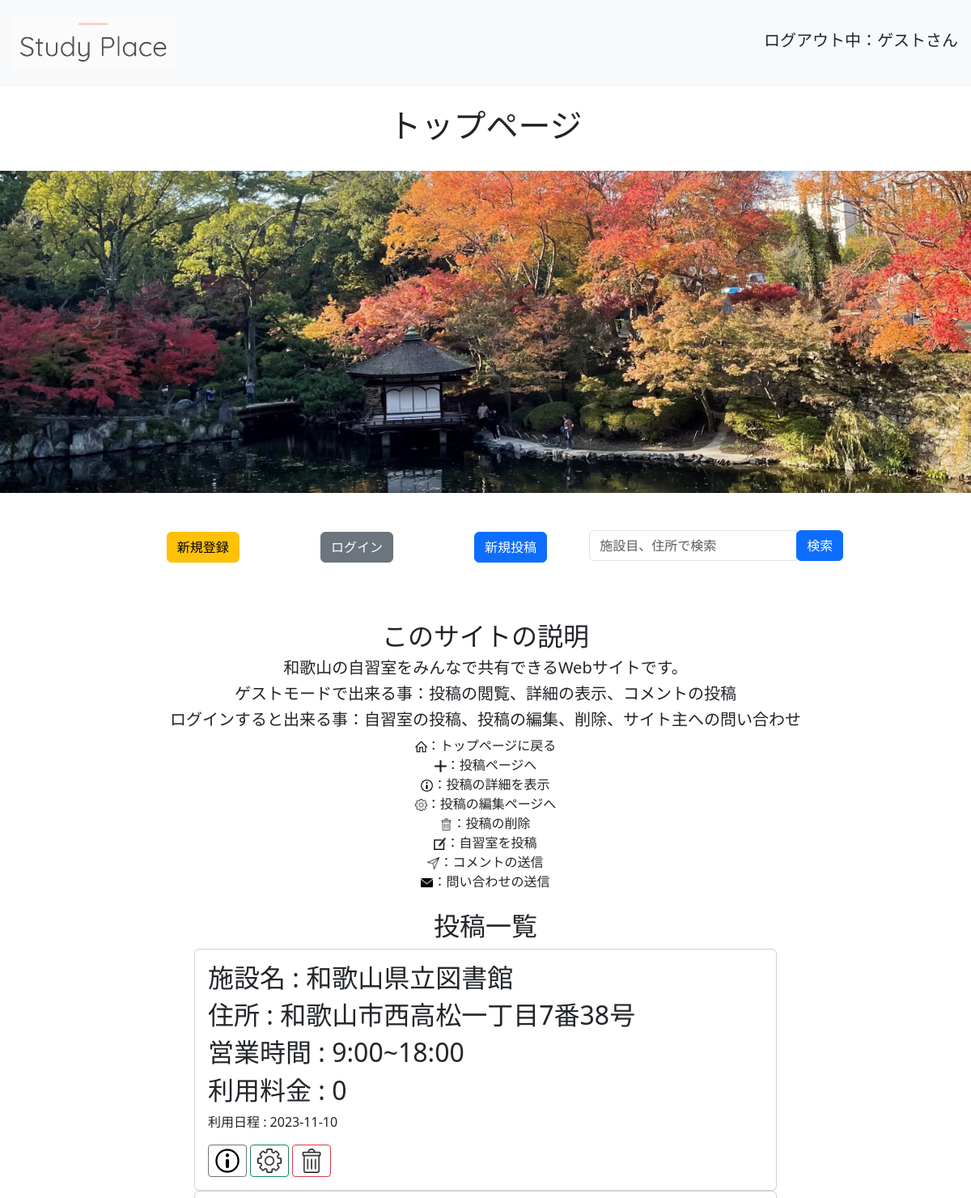
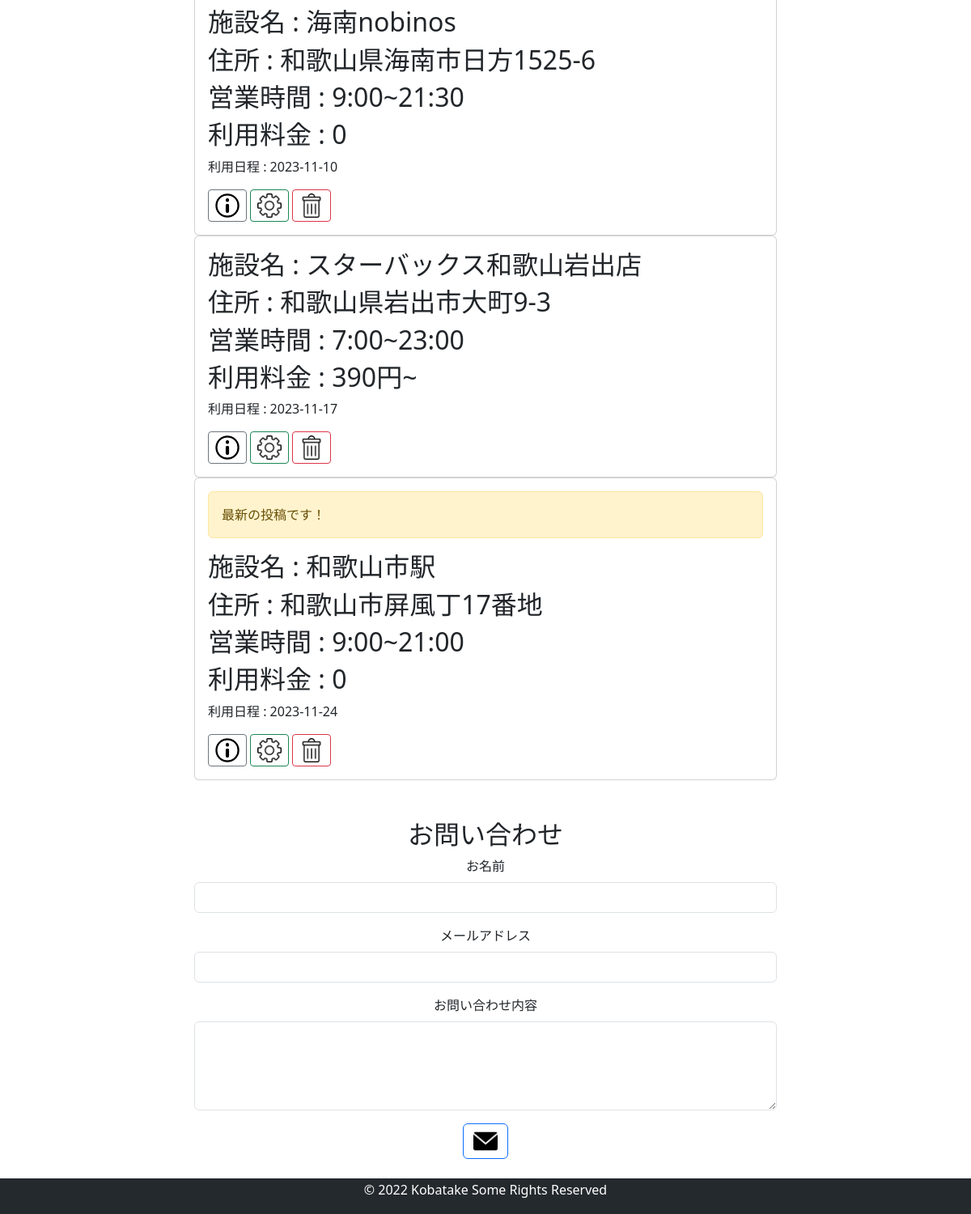
The page / on the database its author committed (2 pictures, top to bottom).
### app.py (models this page shows, shortened)
class Post(db.Model):
    id = db.Column(db.Integer, primary_key=True)
    title = db.Column(db.String(30), nullable=False)
    detail = db.Column(db.String(200))
    due = db.Column(db.DateTime, nullable=False)
    place = db.Column(db.String(50), nullable=False)
    time = db.Column(db.String(30), nullable=False)
    money = db.Column(db.String(30), nullable=False)
    user_id = db.Column(db.Integer, db.ForeignKey('user.id'), nullable=False)  # 外部キー：ユーザー情報
    comments = db.relationship('Comment', backref='post', lazy=True, cascade='all, delete-orphan')

### app.py (the view, shortened to what this page needs)
@app.route('/', methods=['GET', 'POST'])
def index():
    if request.method == 'GET':
        posts = Post.query.order_by(Post.due).all()
        return render_template('index.html', posts=posts, today=date.today(), is_recent=is_recent)

### app.py (called while the page is built)
def is_recent(due_date, today):
    return 0 <= (today - due_date.date()).days <= 7

### templates/index.html (shortened to what this page needs)
{%extends 'base.html' %}
{% block body %}
<br>
<h1><div style="text-align: center;">トップページ</dvi></h1>
<br>
<img src="static/img/fall.jpg" style="width:100%">
<div style="text-align: center;">
<a class="btn btn-warning m-5" href="/signup" role="button">新規登録</a>
{% if current_user.is_authenticated %}
    <a class="btn btn-secondary m-5" href="/logout" role="button">ログアウト</a>
{% else %}
    <a class="btn btn-secondary m-5" href="/login" role="button">ログイン</a>
{% endif %}
    <a class="btn btn-primary m-5" href="/create" role="button">新規投稿</a>
  <form method="post" action="/" style="display: inline-block;">
    <div class="input-group" style="text-align: center;">
      <input type="text" name="search" id="search" class="form-control input-group-prepend" id="search" value="{{ search_term }}" placeholder="施設目、住所で検索" style="max-width: 300px;"></input>
      <span class="input-group-btn input-group-append">
        <submit type="submit" id="btn-search" class="btn btn-primary"> 検索</submit>
      </span>
    </div>
  </form>
</div>
<br>
<div style="text-align: center;">
  <h2>このサイトの説明</h2>
  <h5>和歌山の自習室をみんなで共有できるWebサイトです。</h5>
  <h5>ゲストモードで出来る事：投稿の閲覧、詳細の表示、コメントの投稿</h5>
  <h5>ログインすると出来る事：自習室の投稿、投稿の編集、削除、サイト主への問い合わせ</h5>
  <img src="static/img/home.png" style="max-height: 15px;">：トップページに戻る<br>
  <img src="static/img/New.png" style="max-height: 15px;">：投稿ページへ<br>
  <img src="static/img/detail.png" style="max-height: 15px;">：投稿の詳細を表示<br>
  <img src="static/img/update.png" style="max-height: 15px;">：投稿の編集ページへ<br>
  <img src="static/img/delite.png" style="max-height: 15px;">：投稿の削除<br>
  <img src="static/img/update2.png" style="max-height: 15px;">：自習室を投稿<br>
  <img src="static/img/comment.png" style="max-height: 15px;">：コメントの送信<br>
  <img src="static/img/mail.png" style="max-height: 15px;">：問い合わせの送信<br>
</div>
<br>
<div style="text-align: center;">
<h2>投稿一覧</h2>
</div>
{% for post in posts %}
<div class="card" style="width: 60%; margin: auto">
    <div class="card-body">
        {% if is_recent(post.due, today) %}
        <div class="alert alert-warning" role="alert">
            最新の投稿です！
        </div>
        {% endif %}
        <h2 class="card-title">施設名 : {{ post.title }}</h2>
        <h2 class="card-title">住所 : {{ post.place }}</h2>
        <h2 class="card-title">営業時間 : {{ post.time }}</h2>
        <h2 class="card-title">利用料金 : {{ post.money }}</h2>
        <p>利用日程 : {{ post.due.date() }}</p>
        <a class="btn btn-outline-secondary btn-sm" href="/detail/{{ post.id }}" role="button"><img src="static/img/detail.png" style="max-width: 30px; max-height: 30px;"></a>
        <a class="btn btn-outline-success btn-sm" href="/update/{{ post.id }}" role="button"><img src="static/img/update.png" style="max-width: 30px; max-height: 30px;"></a>
        <a class="btn btn-outline-danger btn-sm" href="/delete/{{ post.id }}" role="button"><img src="static/img/delite.png" style="max-width: 30px; max-height: 30px;"></a>
    </div>
  </div>
{% endfor %}
<div class="mt-5">
  <div style="text-align: center;">
    <h2>お問い合わせ</h2>
    <form method="post" action="/contact" style="width: 60%; margin: auto;">
      <div class="mb-3" style="text-align: center;">
        <label for="name" class="form-label">お名前</label>
        <input type="text" class="form-control" id="name" name="name" required>
      </div>
      <div class="mb-3" style="text-align: center;">
        <label for="email" class="form-label">メールアドレス</label>
        <input type="email" class="form-control" id="email" name="email" required>
      </div>
      <div class="mb-3" style="text-align: center;">
        <label for="message" class="form-label">お問い合わせ内容</label>
        <textarea class="form-control" id="message" name="message" rows="4" required></textarea>
      </div>
      <button type="submit" class="btn btn-outline-primary"><img src="/static/img/mail.png" style="max-width: 30px; max-height: 30px;"></a>
    </form>
  </div>
</div>
<br>
{% endblock %}

### templates/base.html (shortened to what this page needs)
<!DOCTYPE html>
<html lang="en">
<head>
    <link rel="stylesheet" href="{{ url_for('static', filename='css/bootstrap.min.css') }}">
</head>
<body>
    <nav class="navbar navbar-light bg-light p-3">
        <a href="/">
          <img class="navbar-brand" href="/" src="{{ url_for('static', filename='img/StudyPlace.png') }}" style="max-width: 200px; max-height: 200px;">
        </a>
        {% if current_user.is_authenticated %}
          <h5 style="margin-right: 20px;">ログイン中：{{ current_user.username }} さん</h5>
        {% else %}
          <h5>ログアウト中：ゲストさん</h5>
        {% endif %}
    </nav>
    {% block body %}{% endblock %}
    <footer style="background-color: #24292e; color: #fff; font-size: 1.0rem; padding: 2px 5px; text-align: center;">
      <p>&copy; 2022 Kobatake Some Rights Reserved</p>
    </footer>
</body>
</html>

### rows shown on the page
Post: title "和歌山県立図書館", place "和歌山市西高松一丁目7番38号", time "9:00~18:00", money "0", due "2023-11-10"
Post: title "海南nobinos", place "和歌山県海南市日方1525-6", time "9:00~21:30", money "0", due "2023-11-10"
Post: title "スターバックス和歌山岩出店", place "和歌山県岩出市大町9-3", time "7:00~23:00", money "390円~", due "2023-11-17"
Post: shows "最新の投稿です！", title "和歌山市駅", place "和歌山市屏風丁17番地", time "9:00~21:00", money "0", due "2023-11-24"
